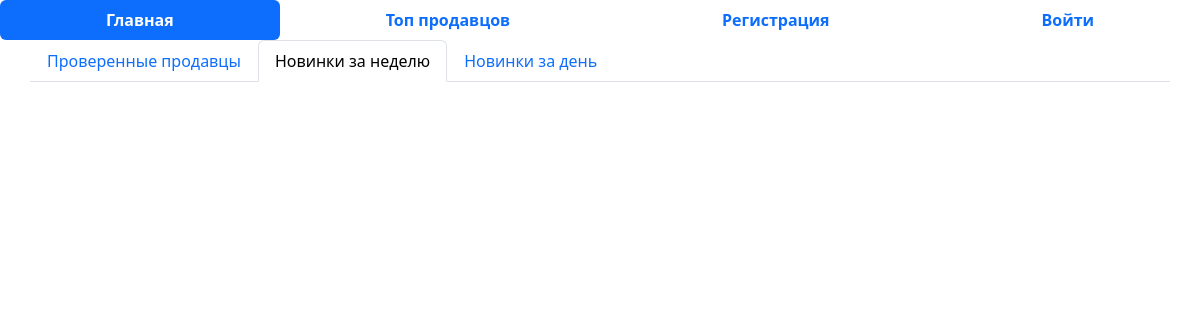
/novinki/, run on an earlier commit of the app's database.
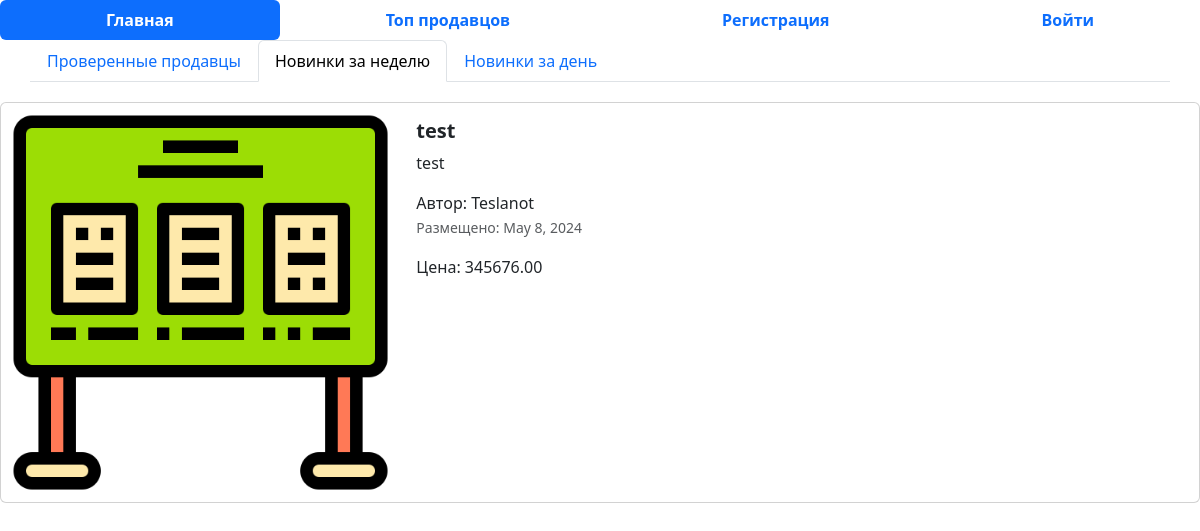
And on a later commit of the database.
### add/models.py (models this page shows, shortened)
class Advertisement(models.Model):
    title = models.CharField("Заголовок",max_length= 128)#validators=[RegexValidator('[?+-/%]', inverse_match=True)]
    descriptions = models.TextField('Описание')
    prices = models.DecimalField(' Цена' , max_digits= 10 , decimal_places = 2)
    auction = models.BooleanField('Торг', help_text= 'Уместен ли торг')
    created = models.DateField(auto_now_add=True)
    update = models.DateField(auto_now=True)
    user = models.ForeignKey(User, on_delete=models.CASCADE) # если User буджет удален то все обьявления связанные с ним тоже будут удалены
    image = models.ImageField("Изображения", upload_to='advertisements/')
    favorites = models.ManyToManyField(User, related_name='favorite_adv')
    def get_absolute_url(self):
        return reverse("post_adv_detail", kwargs={"pk": self.pk})# pk тоже самое что и id в модели
    class Meta:
       db_table = 'Advertisement'

### add/views.py (the view)
# urls.py: path("novinki/", novinki, name = 'novinki'),
def novinki(request:WSGIRequest):
    adv_all= Advertisement.objects.all()
    now = datetime.now()
    adv_new = now - timedelta(days = 7)
    adv_filter = adv_all.filter(created__gte = adv_new)
    adv_filter = adv_all.filter(created__gte = now)
    title = request.GET.get('query')
    if title: # если пользователь что-то ищет
        adv_filter = Advertisement.objects.filter(created__gte = adv_new, title__icontains = title) # SELECT * FROM Advertisement WHERE title = title
    else: # если ничего не ищет(просто все обьявления)
        adv_filter = adv_all.filter(created__gte = adv_new)
    context = {'advertisements' : adv_filter, 'title': title}
    return render(request, 'novinki.html', context)

### templates/novinki.html (shortened to what this page needs)
{% extends 'base.html' %}
{% load static %}
{% block content %}
<ul class="nav nav-pills sticky-top bg-white nav-fill">
    <li class="nav-item">
      <a class="nav-link active" href="{% url 'home' %}">
        <span style="font-weight: bold;">Главная</span>
      </a>
    </li>
    <li class="nav-item">
      <a class="nav-link" href="{% url 'top_sellers' %}"><span style="font-weight: bold;">Топ продавцов</span>
      </a>
    </li>
    {% if not user.is_authenticated %}
    <li class="nav-item">
      <a class="nav-link" href="{% url 'sign_in' %}">
        <span style="font-weight: bold;">Регистрация</span>
      </a>
    </li>
    <li class="nav-item">
      <a class="nav-link" href="{% url 'login' %}">
        <span style="font-weight: bold;">Войти</span>
      </a>
    </li>
    {% endif %}
</ul>
<div class="container">
    <div class="row">
      <ul class="nav nav-tabs bg-white">
        <li class="nav-item">
          <a class="nav-link" aria-current="page" href="..">Проверенные продавцы</a>
        </li>
        <li class="nav-item">
          <a class="nav-link active" href="#">Новинки за неделю</a>
        </li>
        <li class="nav-item">
          <a class="nav-link" href="../novinki_za_den">Новинки за день</a>
        </li>
      </ul>
    </div>
</div>
<div class="col">
{% for adv in advertisements%}
  <div class="card mb-2" style="max-width: 1200px; margin-top: 20px;">
    <div class="row g-0">
      <div class="col-md-4">
        <a href="{{ adv.get_absolute_url }}" class="nav-link">
          {% if adv.image %}
            <img src=" {{adv.image.url}} " class="img-fluid rounded-start" alt="Card title">
          {% else %}
            <img src="{% static 'img/adv.png' %}" class="img-fluid rounded-start" alt="Card title">
          {% endif %}
        </a>
      </div>
      <div class="col-md-8">
        <div class="card-body">
          <h5 class="card-title">
            <a href="{{ adv.get_absolute_url }}" class="nav-link"><strong>{{adv.title}}</strong></a>
          </h5>
          <a href="{{ adv.get_absolute_url }}" class="nav-link">
            <p class="card-text">
              {{adv.descriptions}}
            </p>
            <span>Автор: {{adv.user}}</span>
            <p class="card-text"><small class="text-muted">Размещено: {{adv.created}}</small></p>
            <span>Цена: {{adv.prices}}</span>
          </a>
        </div>
      </div>
    </div>
  </div>
{% endfor %}
</div>
{% endblock %}

What changed in the data, as far as the page shows it:
added Advertisement: title "test", descriptions "test", user "Teslanot", created "May 8, 2024", prices "345676.00"
